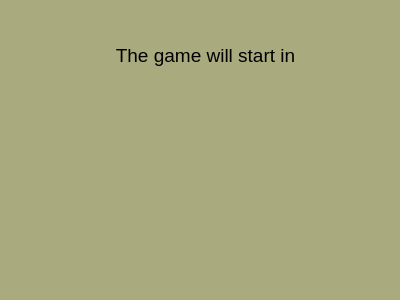
<?xml version="1.0" encoding="UTF-8"?>
<ui version="4.0">
 <class>TimeToStart</class>
 <widget class="QDialog" name="TimeToStart">
  <property name="geometry">
   <rect>
    <x>0</x>
    <y>0</y>
    <width>400</width>
    <height>300</height>
   </rect>
  </property>
  <property name="windowTitle">
   <string>Dialog</string>
  </property>
  <property name="styleSheet">
   <string notr="true">background-color: rgb(170, 170, 127);</string>
  </property>
  <widget class="QLabel" name="label">
   <property name="geometry">
    <rect>
     <x>110</x>
     <y>30</y>
     <width>191</width>
     <height>51</height>
    </rect>
   </property>
   <property name="font">
    <font>
     <pointsize>14</pointsize>
    </font>
   </property>
   <property name="text">
    <string>The game will start in</string>
   </property>
   <property name="alignment">
    <set>Qt::AlignCenter</set>
   </property>
  </widget>
  <widget class="QLabel" name="label_TimeToStart">
   <property name="geometry">
    <rect>
     <x>126</x>
     <y>100</y>
     <width>151</width>
     <height>151</height>
    </rect>
   </property>
   <property name="font">
    <font>
     <pointsize>48</pointsize>
    </font>
   </property>
   <property name="text">
    <string/>
   </property>
   <property name="alignment">
    <set>Qt::AlignCenter</set>
   </property>
  </widget>
 </widget>
 <resources/>
 <connections/>
</ui>
